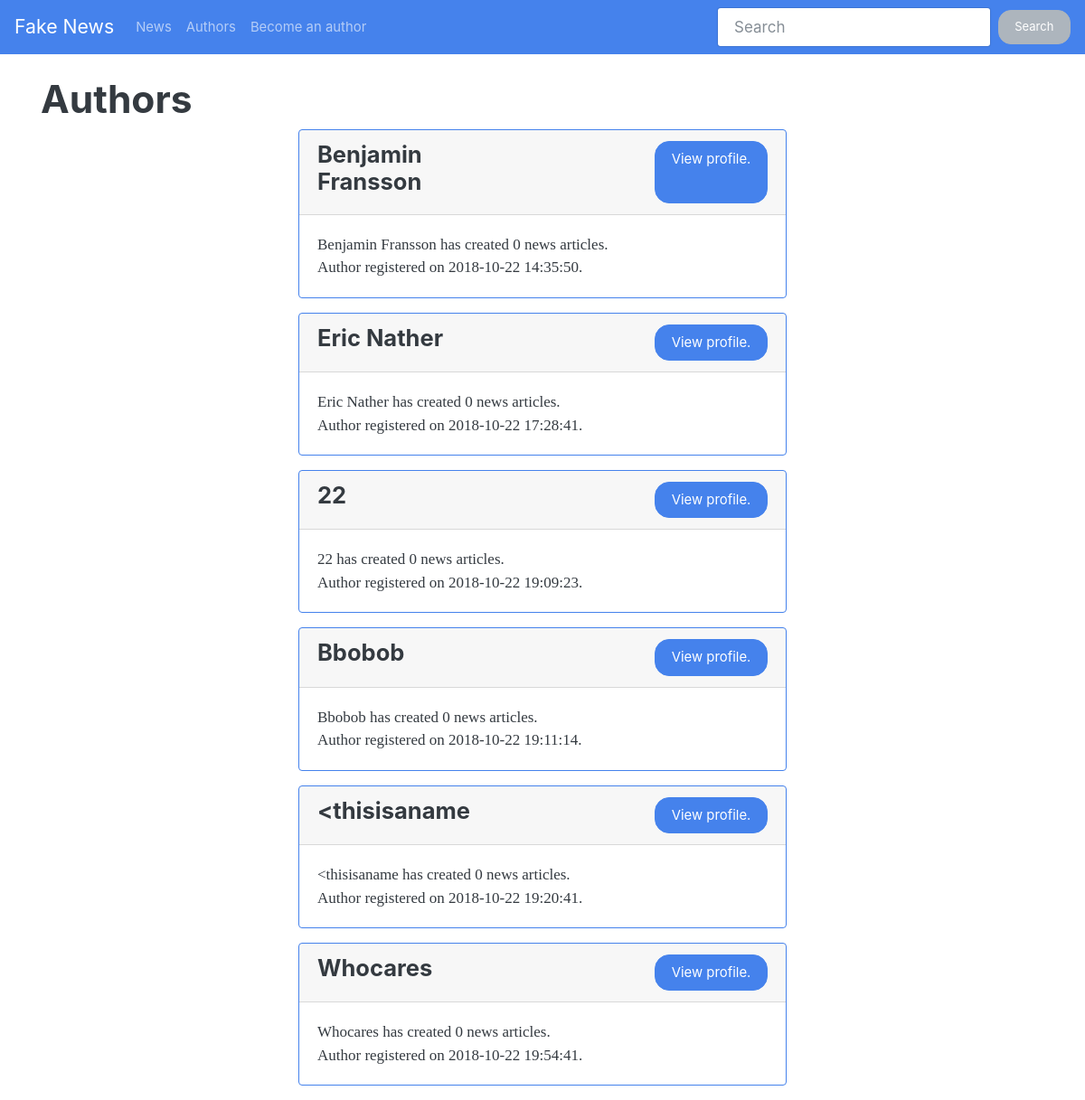
The page /authors.php on the database its author committed.
### tables this page shows
CREATE TABLE authors (
                id INTEGER PRIMARY KEY AUTOINCREMENT,
                name TEXT NOT NULL,
                email TEXT NOT NULL,
                password TEXT NOT NULL,
                date TIMESTAMP NOT NULL DEFAULT CURRENT_TIMESTAMP
                );

### authors.php (called while the page is built, shortened)
<?php
require_once $_SERVER['DOCUMENT_ROOT'].'/database/db.php';
$title = 'Authors';
require_once $_SERVER['DOCUMENT_ROOT'].'/components/head.php';
require_once $_SERVER['DOCUMENT_ROOT'].'/components/nav.php';
require_once $_SERVER['DOCUMENT_ROOT'].'/content/authors.php';
require_once $_SERVER['DOCUMENT_ROOT'].'/components/footer.php';

### database/db.php (called while the page is built, shortened)
<?php
class ConnectToDatabase
{
    private $pdo;
    public function __construct()
    {
        $this->fileName = $_SERVER['DOCUMENT_ROOT'].'/database/fake-news.db';
        $dsn = "sqlite:$this->fileName";
        $this->pdo = new PDO($dsn);
        $this->pdo->setAttribute(PDO::ATTR_ERRMODE,
                            PDO::ERRMODE_EXCEPTION);
        $this->pdo->exec('CREATE TABLE IF NOT EXISTS authors (
                id INTEGER PRIMARY KEY AUTOINCREMENT,
                name TEXT NOT NULL,
                email TEXT NOT NULL,
                password TEXT NOT NULL,
                date TIMESTAMP NOT NULL DEFAULT CURRENT_TIMESTAMP
                );');
        $this->pdo->exec('CREATE TABLE IF NOT EXISTS news (
                id INTEGER PRIMARY KEY AUTOINCREMENT,
                title TEXT NOT NULL,
                content TEXT NOT NULL,
                author INTEGER,
                likes INTEGER NOT NULL,
                date TIMESTAMP NOT NULL DEFAULT CURRENT_TIMESTAMP,
                FOREIGN KEY (id) REFERENCES authors(id)
                );');
    }
    public function getData(string $query, ?array $params = []): array
    {
        $sth = $this->pdo->prepare($query);
        $sth->execute($params);
        return $sth->fetchAll(PDO::FETCH_ASSOC);
    }
}

### content/authors.php (the view, shortened to what this page needs)
<?php
$db = new ConnectToDatabase;
$query = 'SELECT * FROM authors;';
$authors = $db->getData($query);
$query = 'SELECT title FROM news WHERE id=:id;';
?>
<main>
    <div class="container mt-4">
        <div class="row">
            <div class="col">
                <h1><?=$title?></h1>
            </div>
        </div>
        <?php foreach($authors as $author): ?>
        <?php
            $params = [':id' => $author['id']];
            $news_amount = count($db->getData($query, $params));
        ?>
        <div class="row">
            <div class="col-sm-12 col-md-6 offset-md-3">
                <div class="card border-primary mb-3">
                    <div class="card-header">
                        <div class="row">
                            <div class="col"><h4><?= ucfirst($author['name']); ?></h4></div>
                            <div class="col d-flex justify-content-end"><a class="card-link btn btn-primary" href="/author.php?id=<?= $author['id']; ?>">View profile.</a></div>
                        </div>
                    </div>
                    <div class="card-body">
                        <p class="card-text"><?= ucfirst($author['name']); ?> has created <?= $news_amount; ?> news articles.<br>
                        Author registered on <?= $author['date']; ?>.</p>
                    </div>
                </div>
            </div>
        </div>
        <?php endforeach; ?>
    </div>
</main>

### components/head.php (shortened to what this page needs)
<!DOCTYPE html>
<html lang="en">
    <head>
    <link rel="stylesheet" href="css/bootswatch.css">
</head>
<body>

### components/nav.php (shortened to what this page needs)
<?php if(isset($_SESSION['user'])): ?>
<nav class="navbar navbar-expand-lg navbar-dark bg-primary">
    <a class="navbar-brand" href="/">Fake News</a>
    <button class="navbar-toggler" type="button" data-toggle="collapse" data-target="#navbarColor01" aria-controls="navbarColor01"
        aria-expanded="false" aria-label="Toggle navigation">
        <span class="navbar-toggler-icon"></span>
    </button>
    <div class="collapse navbar-collapse" id="navbarColor01">
        <ul class="navbar-nav mr-auto">
            <li class="nav-item">
                <a class="nav-link" href="/">News</a>
            </li>
            <li class="nav-item">
                <a class="nav-link" href="/authors.php">Authors</a>
            </li>
            <li class="nav-item">
                <a class="nav-link" href="/my_news.php">My News</a>
            </li>
            <li class="nav-item">
                <a class="nav-link" href="/processing/author/logout.php">Logout</a>
            </li>
        </ul>
        <form class="form-inline my-2 my-lg-0">
            <input class="form-control mr-sm-2" type="text" placeholder="Search">
            <button class="btn btn-secondary my-2 my-sm-0" type="submit">Search</button>
        </form>
    </div>
</nav>
<?php else: ?>
<nav class="navbar navbar-expand-lg navbar-dark bg-primary">
    <a class="navbar-brand" href="/">Fake News</a>
    <div class="collapse navbar-collapse" id="navbarColor01">
        <ul class="navbar-nav mr-auto">
            <li class="nav-item">
                <a class="nav-link" href="/">News</a>
            </li>
            <li class="nav-item">
                <a class="nav-link" href="/authors.php">Authors</a>
            </li>
            <li class="nav-item">
                <a class="nav-link" href="/login.php">Become an author</a>
            </li>
        </ul>
        <form class="form-inline my-2 my-lg-0">
            <input class="form-control mr-sm-2" type="text" placeholder="Search">
            <button class="btn btn-secondary my-2 my-sm-0" type="submit">Search</button>
        </form>
    </div>
</nav>
<?php endif; ?>

### components/footer.php (shortened to what this page needs)
</body>
</html>

### rows shown on the page
authors: name "Benjamin Fransson", news_amount "0", date "2018-10-22 14:35:50"
authors: name "Eric Nather", news_amount "0", date "2018-10-22 17:28:41"
authors: name "22", news_amount "0", date "2018-10-22 19:09:23"
authors: name "Bbobob", news_amount "0", date "2018-10-22 19:11:14"
authors: name "<thisisaname", news_amount "0", date "2018-10-22 19:20:41"
authors: name "Whocares", news_amount "0", date "2018-10-22 19:54:41"

### other values the page prints
$title "Authors"
